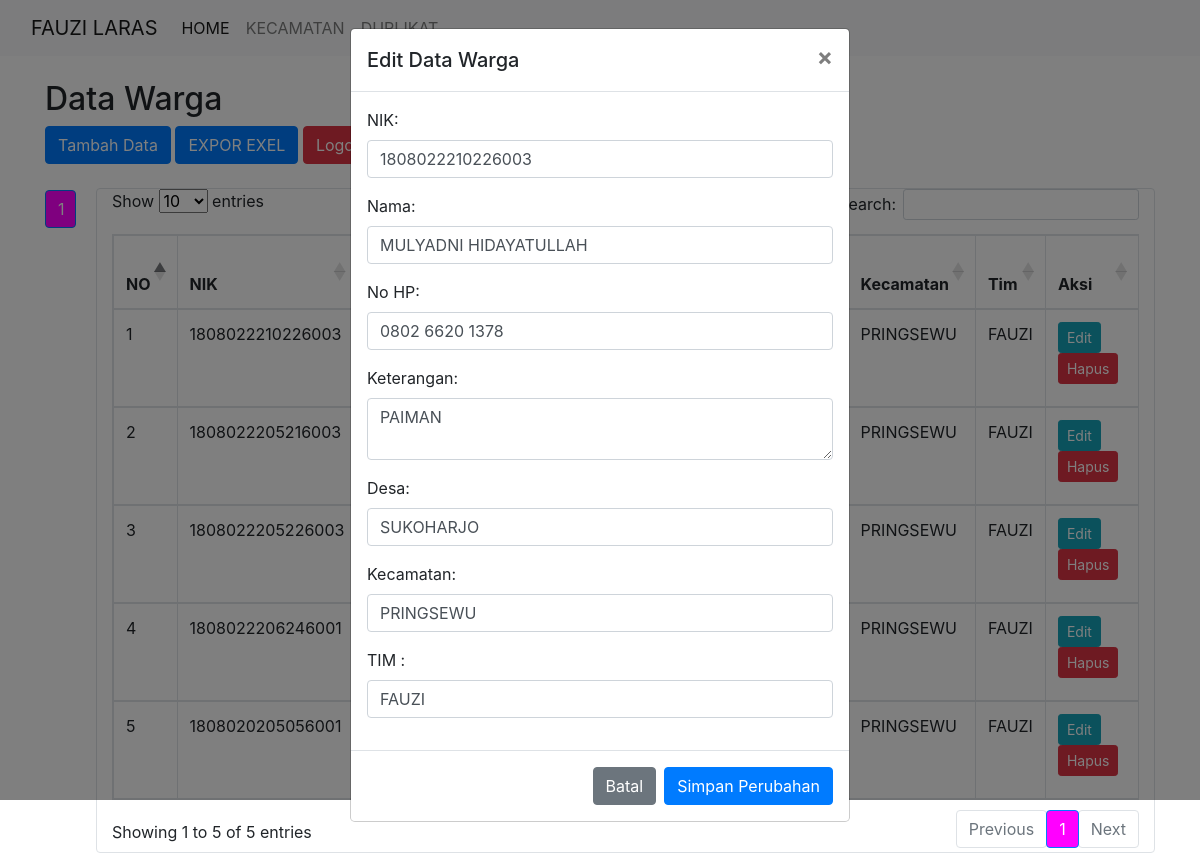
Page /data.php?edit_id=1 (signed in) on the committed database.
### tables this page shows
CREATE TABLE `data_warga` (
  `id` int(11) NOT NULL,
  `nik` varchar(20) NOT NULL,
  `nama` varchar(100) NOT NULL,
  `keterangan` text NOT NULL,
  `no_hp` varchar(100) NOT NULL,
  `desa` varchar(50) NOT NULL,
  `kecamatan` varchar(50) NOT NULL,
  `tim` varchar(100) NOT NULL
);

### data.php (the view, shortened to what this page needs)
<!DOCTYPE html>
<html lang="en">
<head>
    <link href="css/bootstrap.min.css" rel="stylesheet">
    <link rel="stylesheet" type="text/css" href="css/dataTables.bootstrap5.min.css">
</head>
<body>
<?php
include 'menu.php'; ?>
<div class="container">
    <h2 class="mt-4">Data Warga</h2>
    <?php
    include 'koneksi.php';
    if (isset($_GET['edit_id'])) {
        $edit_id = $_GET['edit_id'];
        $query = "SELECT * FROM data_warga WHERE id = ?";
        $stmt = mysqli_prepare($conn, $query);
        mysqli_stmt_bind_param($stmt, "i", $edit_id);
        mysqli_stmt_execute($stmt);
        $result = mysqli_stmt_get_result($stmt);
        $data = mysqli_fetch_assoc($result);
    }
    $limit = 1000;
    $page = isset($_GET['page']) ? (int)$_GET['page'] : 1;
    $offset = ($page - 1) * $limit;
    $result_count = mysqli_query($conn, "SELECT COUNT(*) as total FROM data_warga");
    $total_data = mysqli_fetch_assoc($result_count)['total'];
    $total_pages = ceil($total_data / $limit);
    $query = "SELECT * FROM data_warga LIMIT ? OFFSET ?";
    $stmt = mysqli_prepare($conn, $query);
    mysqli_stmt_bind_param($stmt, "ii", $limit, $offset);
    mysqli_stmt_execute($stmt);
    $result = mysqli_stmt_get_result($stmt);
    ?>
    <button type="button" class="btn btn-primary mb-4" data-toggle="modal" data-target="#inputModal">
        Tambah Data
    </button> <a href="data_kecamatan.php" class="btn btn-primary mb-4" >EXPOR EXEL</a>
 <a href="logout.php" class="btn btn-danger mb-4" >Logout</a>
<div class="d-flex">
    <nav class="pagination-container">
        <ul class="pagination flex-column">
            <?php for ($i = 1; $i <= $total_pages; $i++): ?>
                <li class="page-item <?= ($i === $page) ? 'active' : '' ?>">
                    <a class="page-link" href="?page=<?= $i ?>"><?= $i ?></a>
                </li>
            <?php endfor; ?>
        </ul>
    </nav>
    <div class="container p-12 border rounded">
        <table class="table table-bordered">
            <thead>
                <tr>
                    <th>NO</th>
                    <th>NIK</th>
                    <th>Nama</th>
                    <th>No HP</th>
                    <th>Keterangan</th>
                    <th>Desa</th>
                    <th>Kecamatan</th>
                    <th>Tim</th>
                    <th>Aksi</th>
                </tr>
            </thead>
            <tbody>
                <?php
                $no = 1;
                while ($row = mysqli_fetch_assoc($result)) {
                    echo "<tr>
                    <td>{$no}</td>
                        <td>{$row['nik']}</td>
                        <td>{$row['nama']}</td>
                        <td>{$row['no_hp']}</td>
                        <td>{$row['keterangan']}</td>
                        <td>{$row['desa']}</td>
                        <td>{$row['kecamatan']}</td>
                        <td>{$row['tim']}</td>
                        <td>";
                        ?>
                        <?php if ($_SESSION['role'] === 'admin'):
                            echo " <a href='?edit_id={$row['id']}' class='btn btn-info btn-sm'>Edit</a>
                            <a href='prosesdata.php?action=delete&id={$row['id']}' class='btn btn-danger btn-sm' onclick='return confirm(\"Apakah Anda yakin ingin menghapus data ini?\")'>Hapus</a>
                            "; ?>
                        <?php else:
                            echo " <a href='?edit_id={$row['id']}' class='btn btn-info btn-sm'>Edit</a> "; ?>
                      <?php endif; ?>
                        </td>
                    </tr>
                <?php
                     $no++;
                }
                ?>
            </tbody>
        </table>
    </div>
</div>
    <?php if (isset($data)): ?>
    <div class="modal fade" id="editModal" tabindex="-1" role="dialog" aria-labelledby="editModalLabel" aria-hidden="true">
        <div class="modal-dialog" role="document">
            <div class="modal-content">
                <form action="prosesdata.php" method="POST">
                    <div class="modal-header">
                        <h5 class="modal-title" id="editModalLabel">Edit Data Warga</h5>
                        <button type="button" class="close" data-dismiss="modal" aria-label="Close">
                            <span aria-hidden="true">&times;</span>
                        </button>
                    </div>
                    <div class="modal-body">
                        <div class="form-group">
                            <label>NIK:</label>
                            <input type="text" class="form-control" name="nik" style="text-transform: uppercase;" value="<?php echo $data['nik']; ?>" required>
                        </div>
                        <div class="form-group">
                            <label>Nama:</label>
                            <input type="text" class="form-control" name="nama" style="text-transform: uppercase;" value="<?php echo $data['nama']; ?>" required>
                        </div>
                        <div class="form-group">
                            <label>No HP:</label>
                            <input type="text" class="form-control" name="no_hp" style="text-transform: uppercase;" value="<?php echo $data['no_hp']; ?>" required>
                        </div>
                        <div class="form-group">
                            <label>Keterangan:</label>
                            <textarea class="form-control" name="keterangan" style="text-transform: uppercase;" required><?php echo $data['keterangan']; ?></textarea>
                        </div>
                        <div class="form-group">
                            <label>Desa:</label>
                            <input type="text" class="form-control" name="desa" style="text-transform: uppercase;" value="<?php echo $data['desa']; ?>" required>
                        </div>
                        <div class="form-group">
                            <label>Kecamatan:</label>
                            <input type="text" class="form-control" name="kecamatan" style="text-transform: uppercase;" value="<?php echo $data['kecamatan']; ?>" required>
                        </div>
                        <div class="form-group">
                        <label>TIM :</label>
                        <input type="text" class="form-control" name="tim" value="<?php echo $data['tim']; ?>" style="text-transform: uppercase;" required>
                    </div>
                    </div>
                    <div class="modal-footer">
                        <button type="button" class="btn btn-secondary" data-dismiss="modal">Batal</button>
                        <button type="submit" class="btn btn-primary">Simpan Perubahan</button>
                    </div>
                </form>
            </div>
        </div>
    </div>
    <?php endif; ?>
</div>
</body>
</html>

### data.php (style rules this page uses)
.pagination-container { max-height: 400px; overflow-y: auto; margin-right: 20px; }
.pagination .page-item { margin: 2px 0; }
.pagination .page-item.active .page-link { background-color: magenta; color: white; }
.pagination .page-link { display: block; padding: 8px 12px; text-align: center; background-color: #f0f0f0; border: 1px solid #ddd; border-radius: 4px; color: black; text-decoration: none; }

### rows in the picture
data_warga: nik "1808022210226003", kecamatan "PRINGSEWU", tim "FAUZI", nama "MULYADNI HIDAYATULLAH", no_hp "0802 6620 1378", keterangan "PAIMAN", desa "SUKOHARJO"
data_warga: nik "1808022205216003", kecamatan "PRINGSEWU", tim "FAUZI"
data_warga: nik "1808022205226003", kecamatan "PRINGSEWU", tim "FAUZI"
data_warga: nik "1808022206246001", kecamatan "PRINGSEWU", tim "FAUZI"
data_warga: nik "1808020205056001", kecamatan "PRINGSEWU", tim "FAUZI"
